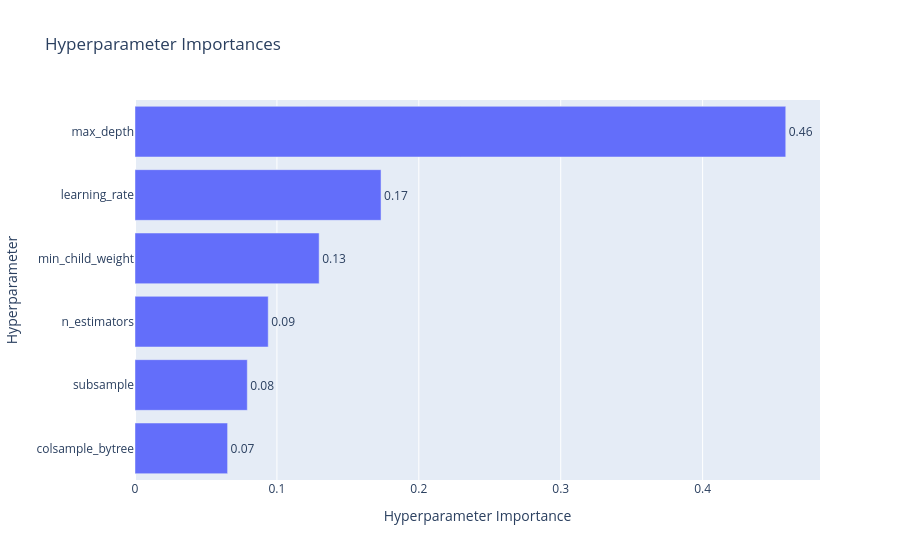

Notebook cell for this chart:
### Code cell
fig = optuna.visualization.plot_param_importances(study)
fig.write_image("hp_assets/tpe_param_importances.png")
fig.show()

### Figure 1 — Plotly figure (JSON) as saved in the notebook; plotly's stock layout.template omitted (floating-point values rounded to 4 significant figures)
{"data": [{"cliponaxis": false, "hovertemplate": ["colsample_bytree (FloatDistribution): 0.06524855700139327<extra></extra>", "subsample (FloatDistribution): 0.07912693223239398<extra></extra>", "n_estimators (IntDistribution): 0.09388727849476113<extra></extra>", "min_child_weight (IntDistribution): 0.12977293576197838<extra></extra>", "learning_rate (FloatDistribution): 0.1733841745338726<extra></extra>", "max_depth (IntDistribution): 0.45858012197560066<extra></extra>"], "name": "Objective Value", "orientation": "h", "text": ["0.07", "0.08", "0.09", "0.13", "0.17", "0.46"], "textposition": "outside", "type": "bar", "x": [0.06525, 0.07913, 0.09389, 0.1298, 0.1734, 0.4586], "y": ["colsample_bytree", "subsample", "n_estimators", "min_child_weight", "learning_rate", "max_depth"]}], "layout": {"title": {"text": "Hyperparameter Importances"}, "xaxis": {"title": {"text": "Hyperparameter Importance"}}, "yaxis": {"title": {"text": "Hyperparameter"}}}}
